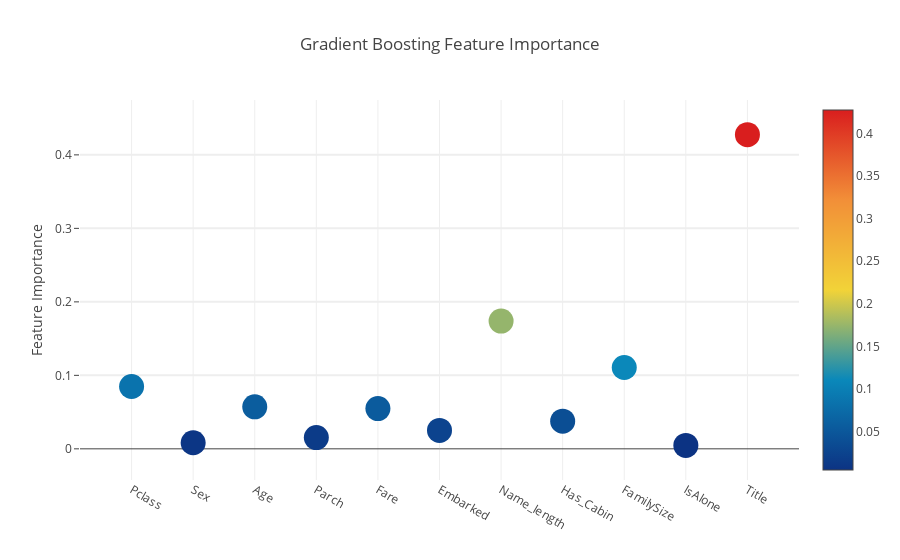

Notebook code cell kept with this figure:
### Code cell
# Scatter plot
trace = go.Scatter(
    y=feature_dataframe['Gradient Boost feature importances'].values,
    x=feature_dataframe['features'].values,
    mode='markers',
    marker=dict(
        sizemode='diameter',
        sizeref=1,
        size=25,
        #       size= feature_dataframe['AdaBoost feature importances'].values,
        #color = np.random.randn(500), #set color equal to a variable
        color=feature_dataframe['Gradient Boost feature importances'].values,
        colorscale='Portland',
        showscale=True),
    text=feature_dataframe['features'].values)
data = [trace]

layout = go.Layout(
    autosize=True,
    title='Gradient Boosting Feature Importance',
    hovermode='closest',
    #     xaxis= dict(
    #         title= 'Pop',
    #         ticklen= 5,
    #         zeroline= False,
    #         gridwidth= 2,
    #     ),
    yaxis=dict(title='Feature Importance', ticklen=5, gridwidth=2),
    showlegend=False)
fig = go.Figure(data=data, layout=layout)
py.iplot(fig, filename='scatter2010')

### Figure 1 — Plotly figure (JSON) as saved in the notebook; plotly's stock layout.template omitted (floating-point values rounded to 4 significant figures)
{"data": [{"marker": {"color": [0.08483, 0.008263, 0.0572, 0.01527, 0.05483, 0.02511, 0.1738, 0.0377, 0.1107, 0.004713, 0.4276], "colorscale": "Portland", "showscale": true, "size": 25, "sizemode": "diameter", "sizeref": 1}, "mode": "markers", "text": ["Pclass", "Sex", "Age", "Parch", "Fare", "Embarked", "Name_length", "Has_Cabin", "FamilySize", "IsAlone", "Title"], "type": "scatter", "x": ["Pclass", "Sex", "Age", "Parch", "Fare", "Embarked", "Name_length", "Has_Cabin", "FamilySize", "IsAlone", "Title"], "y": [0.08483, 0.008263, 0.0572, 0.01527, 0.05483, 0.02511, 0.1738, 0.0377, 0.1107, 0.004713, 0.4276]}], "layout": {"autosize": true, "hovermode": "closest", "showlegend": false, "title": "Gradient Boosting Feature Importance", "yaxis": {"gridwidth": 2, "ticklen": 5, "title": "Feature Importance"}}}
